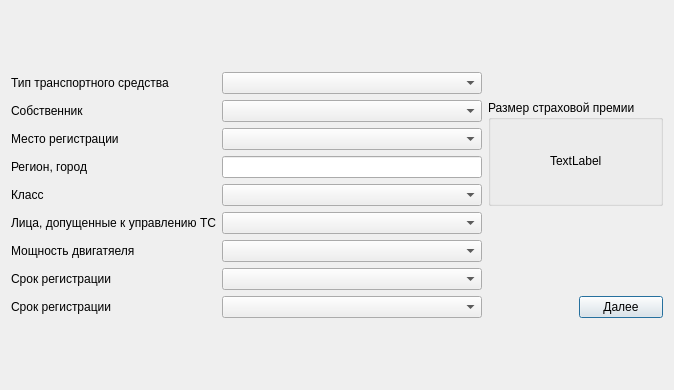
<?xml version="1.0" encoding="UTF-8"?>
<ui version="4.0">
 <class>osagoCalcForm</class>
 <widget class="QDialog" name="osagoCalcForm">
  <property name="geometry">
   <rect>
    <x>0</x>
    <y>0</y>
    <width>674</width>
    <height>390</height>
   </rect>
  </property>
  <property name="windowTitle">
   <string>Расчет осаго</string>
  </property>
  <layout class="QVBoxLayout" name="verticalLayout">
   <item>
    <layout class="QGridLayout" name="gridLayout_2">
     <item row="1" column="3" rowspan="4" colspan="2">
      <widget class="QGroupBox" name="groupBox">
       <property name="title">
        <string>Размер страховой премии</string>
       </property>
       <layout class="QGridLayout" name="gridLayout">
        <item row="0" column="1">
         <spacer name="verticalSpacer">
          <property name="orientation">
           <enum>Qt::Vertical</enum>
          </property>
          <property name="sizeHint" stdset="0">
           <size>
            <width>20</width>
            <height>36</height>
           </size>
          </property>
         </spacer>
        </item>
        <item row="1" column="0" rowspan="2">
         <spacer name="horizontalSpacer">
          <property name="orientation">
           <enum>Qt::Horizontal</enum>
          </property>
          <property name="sizeHint" stdset="0">
           <size>
            <width>48</width>
            <height>20</height>
           </size>
          </property>
         </spacer>
        </item>
        <item row="1" column="1">
         <widget class="QLabel" name="bonus">
          <property name="text">
           <string>TextLabel</string>
          </property>
         </widget>
        </item>
        <item row="1" column="2" rowspan="2">
         <spacer name="horizontalSpacer_2">
          <property name="orientation">
           <enum>Qt::Horizontal</enum>
          </property>
          <property name="sizeHint" stdset="0">
           <size>
            <width>48</width>
            <height>20</height>
           </size>
          </property>
         </spacer>
        </item>
        <item row="2" column="1">
         <spacer name="verticalSpacer_2">
          <property name="orientation">
           <enum>Qt::Vertical</enum>
          </property>
          <property name="sizeHint" stdset="0">
           <size>
            <width>20</width>
            <height>37</height>
           </size>
          </property>
         </spacer>
        </item>
       </layout>
      </widget>
     </item>
     <item row="0" column="0" colspan="2">
      <widget class="QLabel" name="label">
       <property name="text">
        <string>Тип транспортного средства</string>
       </property>
      </widget>
     </item>
     <item row="3" column="0" colspan="2">
      <widget class="QLabel" name="label_4">
       <property name="text">
        <string>Регион, город</string>
       </property>
      </widget>
     </item>
     <item row="3" column="2">
      <widget class="QLineEdit" name="townLineEdit">
       <property name="tableName" stdset="0">
        <string>towns</string>
       </property>
      </widget>
     </item>
     <item row="2" column="2">
      <widget class="QComboBox" name="regTypeComboBox">
       <property name="modelColumn">
        <number>1</number>
       </property>
       <property name="tableName" stdset="0">
        <string>reg_type</string>
       </property>
      </widget>
     </item>
     <item row="6" column="0" colspan="2">
      <widget class="QLabel" name="label_7">
       <property name="text">
        <string>Мощность двигатяеля</string>
       </property>
      </widget>
     </item>
     <item row="5" column="2">
      <widget class="QComboBox" name="agesComboBox">
       <property name="modelColumn">
        <number>1</number>
       </property>
       <property name="tableName" stdset="0">
        <string>ages</string>
       </property>
      </widget>
     </item>
     <item row="7" column="0" colspan="2">
      <widget class="QLabel" name="label_9">
       <property name="text">
        <string>Срок регистрации</string>
       </property>
      </widget>
     </item>
     <item row="2" column="0" colspan="2">
      <widget class="QLabel" name="label_3">
       <property name="text">
        <string>Место регистрации</string>
       </property>
      </widget>
     </item>
     <item row="7" column="2">
      <widget class="QComboBox" name="comboBox">
       <property name="modelColumn">
        <number>1</number>
       </property>
       <property name="tableName" stdset="0">
        <string>foreign_period</string>
       </property>
      </widget>
     </item>
     <item row="1" column="2">
      <widget class="QComboBox" name="clientTypeComboBox">
       <property name="modelColumn">
        <number>1</number>
       </property>
       <property name="tableName" stdset="0">
        <string>client_type</string>
       </property>
      </widget>
     </item>
     <item row="4" column="2">
      <widget class="QComboBox" name="classComboBox">
       <property name="modelColumn">
        <number>1</number>
       </property>
       <property name="tableName" stdset="0">
        <string>classes</string>
       </property>
      </widget>
     </item>
     <item row="6" column="2">
      <widget class="QComboBox" name="powerComboBox">
       <property name="modelColumn">
        <number>1</number>
       </property>
       <property name="tableName" stdset="0">
        <string>power</string>
       </property>
      </widget>
     </item>
     <item row="8" column="2">
      <widget class="QComboBox" name="comboBox_2">
       <property name="modelColumn">
        <number>1</number>
       </property>
       <property name="tableName" stdset="0">
        <string>internal_period</string>
       </property>
      </widget>
     </item>
     <item row="5" column="0" colspan="2">
      <widget class="QLabel" name="label_6">
       <property name="text">
        <string>Лица, допущенные к управлению ТС</string>
       </property>
      </widget>
     </item>
     <item row="0" column="2">
      <widget class="QComboBox" name="autoTypeComboBox">
       <property name="modelColumn">
        <number>1</number>
       </property>
       <property name="tableName" stdset="0">
        <string>auto_types</string>
       </property>
      </widget>
     </item>
     <item row="1" column="0" colspan="2">
      <widget class="QLabel" name="label_2">
       <property name="text">
        <string>Собственник</string>
       </property>
      </widget>
     </item>
     <item row="4" column="0">
      <widget class="QLabel" name="label_5">
       <property name="text">
        <string>Класс</string>
       </property>
      </widget>
     </item>
     <item row="8" column="4">
      <widget class="QPushButton" name="nextButton">
       <property name="text">
        <string>Далее</string>
       </property>
      </widget>
     </item>
     <item row="8" column="0">
      <widget class="QLabel" name="label_10">
       <property name="text">
        <string>Срок регистрации</string>
       </property>
      </widget>
     </item>
    </layout>
   </item>
  </layout>
 </widget>
 <resources/>
 <connections/>
</ui>
